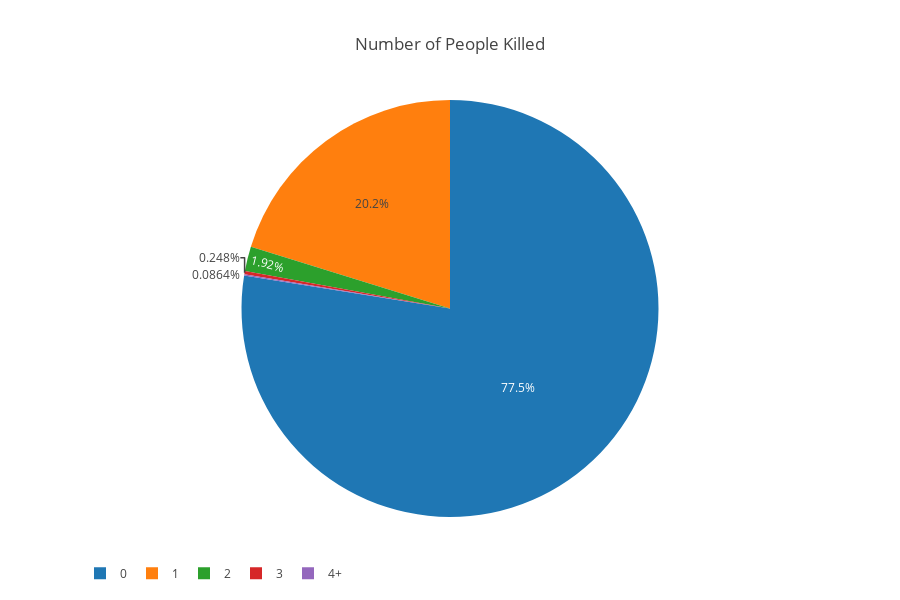
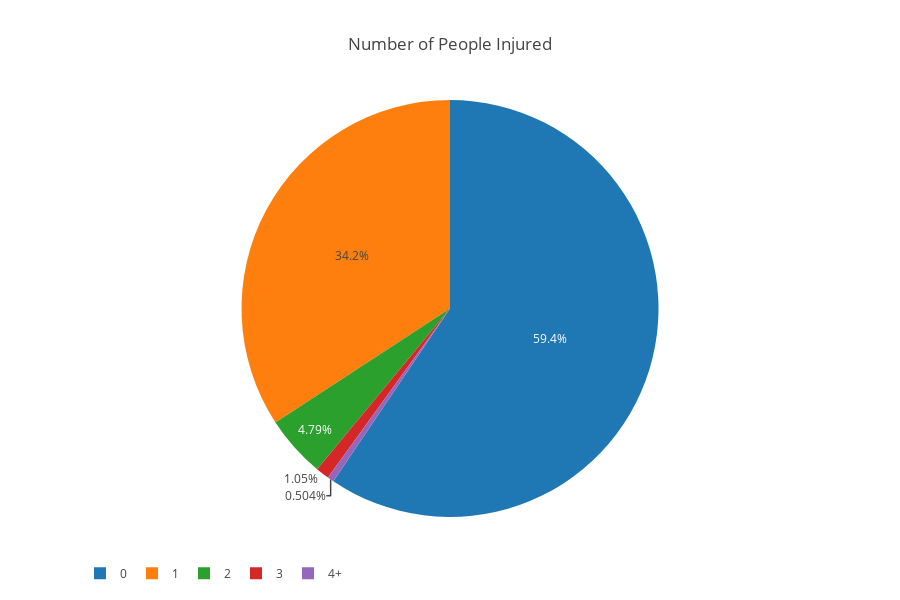
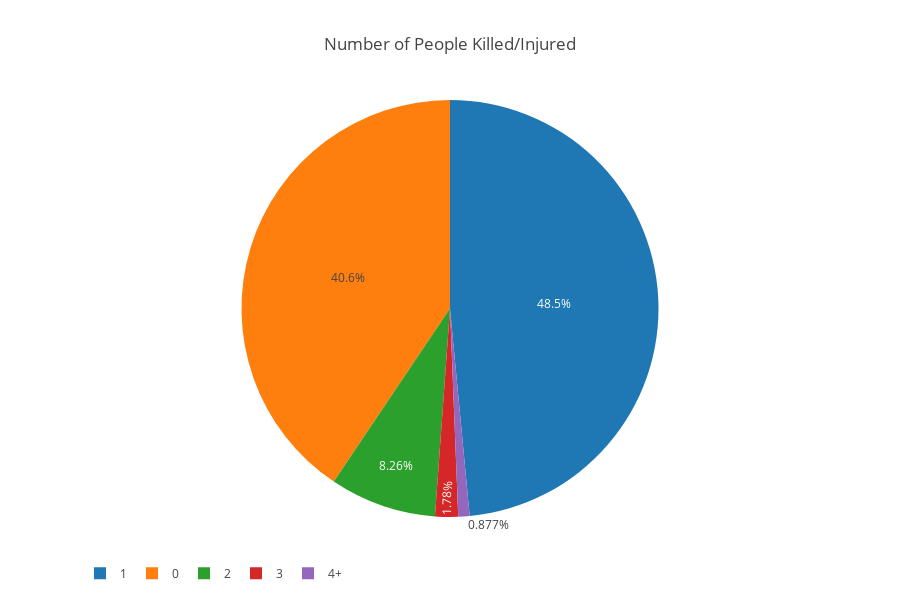

The notebook cell these images were saved under, in order:
### Code cell
# No. of people killed, injured, both

print("Total number of incidents = {}".format(len(df['n_killed'])))

def plot_pie_bucket(data,max_num,title):
    df['temp'] = data.apply(lambda x : str(max_num)+'+' if x>=max_num else str(x))
    tempdf = df['temp'].value_counts().reset_index()

    labels = list(tempdf['index'])
    values = list(tempdf['temp'])

    trace1 = go.Pie(labels=labels, values=values)
    layout = dict(height=600, title=title, legend=dict(orientation="h"));
    fig = go.Figure(data=[trace1], layout=layout)
    iplot(fig)
    
plot_pie_bucket(df['n_killed'],4,'Number of People Killed')
plot_pie_bucket(df['n_injured'],4,'Number of People Injured')

plot_pie_bucket(df['loss'],4,'Number of People Killed/Injured')

### Figure 1 — Plotly figure (JSON) as saved in the notebook; plotly's stock layout.template omitted (floating-point values rounded to 4 significant figures)
{"data": [{"labels": ["0", "1", "2", "3", "4+"], "type": "pie", "uid": "9cfa0328-5719-4a35-857b-0cc1ea3b498d", "values": [185835, 48436, 4604, 595, 207]}], "layout": {"height": 600, "legend": {"orientation": "h"}, "title": "Number of People Killed"}}

### Figure 2 — Plotly figure (JSON) as saved in the notebook; plotly's stock layout.template omitted (floating-point values rounded to 4 significant figures)
{"data": [{"labels": ["0", "1", "2", "3", "4+"], "type": "pie", "uid": "ee4a33df-98c0-4be4-98de-82500a7dc321", "values": [142487, 81986, 11484, 2513, 1207]}], "layout": {"height": 600, "legend": {"orientation": "h"}, "title": "Number of People Injured"}}

### Figure 3 — Plotly figure (JSON) as saved in the notebook; plotly's stock layout.template omitted (floating-point values rounded to 4 significant figures)
{"data": [{"labels": ["1", "0", "2", "3", "4+"], "type": "pie", "uid": "70912605-bfa1-4511-af5e-7113ee8235ba", "values": [116228, 97287, 19794, 4266, 2102]}], "layout": {"height": 600, "legend": {"orientation": "h"}, "title": "Number of People Killed/Injured"}}
